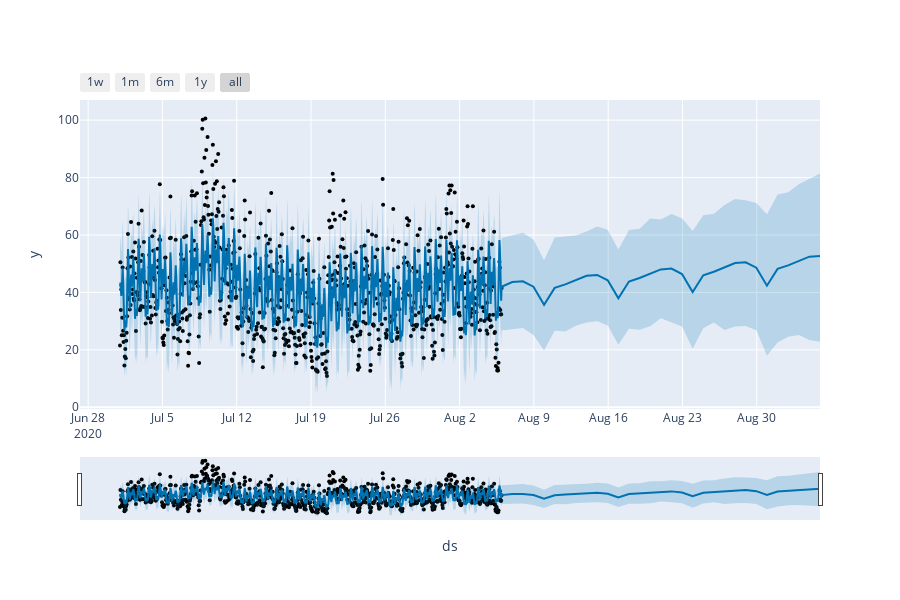

Notebook code cell kept with this figure:
### Code cell
plot_plotly(model, forecast)

### Figure 1 — Plotly figure (JSON) as saved in the notebook; plotly's stock layout.template omitted (floating-point values rounded to 4 significant figures; data arrays with more than 128 entries replaced by an {"elided": "..."} marker saying what was removed)
{"data": [{"marker": {"color": "black", "size": 4}, "mode": "markers", "name": "Actual", "type": "scatter", "x": {"elided": "864 str values"}, "y": {"elided": "864 float values"}}, {"hoverinfo": "skip", "line": {"width": 0}, "mode": "lines", "type": "scatter", "x": {"elided": "894 str values"}, "y": {"elided": "894 float values"}}, {"fill": "tonexty", "fillcolor": "rgba(0, 114, 178, 0.2)", "line": {"color": "#0072B2", "width": 2}, "mode": "lines", "name": "Predicted", "type": "scatter", "x": {"elided": "894 str values"}, "y": {"elided": "894 float values"}}, {"fill": "tonexty", "fillcolor": "rgba(0, 114, 178, 0.2)", "hoverinfo": "skip", "line": {"width": 0}, "mode": "lines", "type": "scatter", "x": {"elided": "894 str values"}, "y": {"elided": "894 float values"}}], "layout": {"height": 600, "showlegend": false, "width": 900, "xaxis": {"rangeselector": {"buttons": [{"count": 7, "label": "1w", "step": "day", "stepmode": "backward"}, {"count": 1, "label": "1m", "step": "month", "stepmode": "backward"}, {"count": 6, "label": "6m", "step": "month", "stepmode": "backward"}, {"count": 1, "label": "1y", "step": "year", "stepmode": "backward"}, {"step": "all"}]}, "rangeslider": {"visible": true}, "title": {"text": "ds"}, "type": "date"}, "yaxis": {"title": {"text": "y"}}}}
